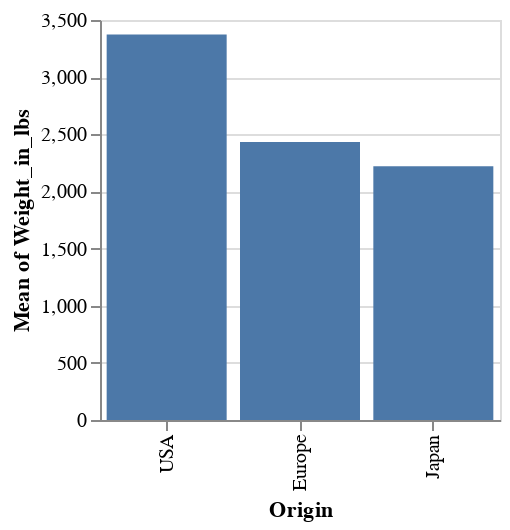

The notebook cell this image was saved under:
### Code cell
alt.Chart(cars).mark_bar().encode(
    alt.X('Origin',sort='-y'),
    alt.Y('mean(Weight_in_lbs)'),
    tooltip=['Origin','mean(Weight_in_lbs)']
).properties(
    width=200,
    height=200
)

### Figure 1 — Vega-Lite specification as saved in the notebook (floating-point values rounded to 4 significant figures; data arrays with more than 128 entries replaced by an {"elided": "..."} marker saying what was removed)
{"config": {"view": {"continuousWidth": 300, "continuousHeight": 300}}, "data": {"name": "data-583e73726c1545c56c203344161a975c"}, "mark": {"type": "bar"}, "encoding": {"tooltip": [{"field": "Origin", "type": "nominal"}, {"aggregate": "mean", "field": "Weight_in_lbs", "type": "quantitative"}], "x": {"field": "Origin", "sort": "-y", "type": "nominal"}, "y": {"aggregate": "mean", "field": "Weight_in_lbs", "type": "quantitative"}}, "height": 200, "width": 200, "$schema": "https://vega.github.io/schema/vega-lite/v5.20.1.json", "datasets": {"data-583e73726c1545c56c203344161a975c": {"elided": "406 records"}}}
